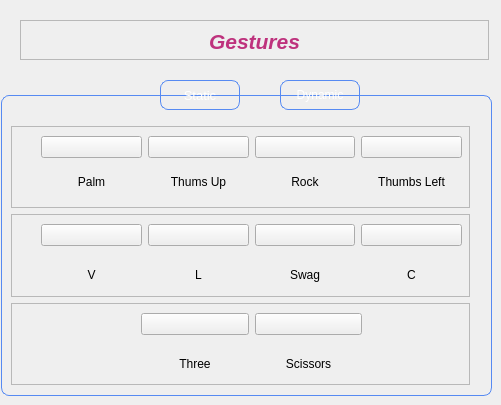
               <widget class="QWidget" name="Static_Gesture_Page">
                <widget class="QWidget" name="Gestures_Page_Widget_3" native="true">
                 <property name="geometry">
                  <rect>
                   <x>1</x>
                   <y>95</y>
                   <width>491</width>
                   <height>301</height>
                  </rect>
                 </property>
                 <property name="minimumSize">
                  <size>
                   <width>0</width>
                   <height>250</height>
                  </size>
                 </property>
                 <property name="styleSheet">
                  <string notr="true">#Gestures_Page_Widget_3
{

border: 1px solid #568AF2;
    border-radius: 8px; 
}</string>
                 </property>
                 <widget class="QFrame" name="frame_36">
                  <property name="geometry">
                   <rect>
                    <x>10</x>
                    <y>31</y>
                    <width>459</width>
                    <height>82</height>
                   </rect>
                  </property>
                  <property name="styleSheet">
                   <string notr="true"/>
                  </property>
                  <property name="frameShape">
                   <enum>QFrame::StyledPanel</enum>
                  </property>
                  <property name="frameShadow">
                   <enum>QFrame::Raised</enum>
                  </property>
                  <widget class="QWidget" name="layoutWidget_18">
                   <property name="geometry">
                    <rect>
                     <x>30</x>
                     <y>10</y>
                     <width>421</width>
                     <height>64</height>
                    </rect>
                   </property>
                   <layout class="QGridLayout" name="gridLayout_11">
                    <item row="0" column="0">
                     <widget class="QPushButton" name="pushButton_121">
                      <property name="text">
                       <string/>
                      </property>
                      <property name="icon">
                       <iconset resource="Resources.qrc">
                        <normaloff>:/Gestures/Icons2/10 hand gestures editted/0.png</normaloff>:/Gestures/Icons2/10 hand gestures editted/0.png</iconset>
                      </property>
                      <property name="iconSize">
                       <size>
                        <width>35</width>
                        <height>40</height>
                       </size>
                      </property>
                     </widget>
                    </item>
                    <item row="0" column="1">
                     <widget class="QPushButton" name="pushButton_122">
                      <property name="text">
                       <string/>
                      </property>
                      <property name="icon">
                       <iconset resource="Resources.qrc">
                        <normaloff>:/Gestures/Icons2/10 hand gestures editted/1.png</normaloff>:/Gestures/Icons2/10 hand gestures editted/1.png</iconset>
                      </property>
                      <property name="iconSize">
                       <size>
                        <width>40</width>
                        <height>40</height>
                       </size>
                      </property>
                     </widget>
                    </item>
                    <item row="0" column="2">
                     <widget class="QPushButton" name="pushButton_123">
                      <property name="text">
                       <string/>
                      </property>
                      <property name="icon">
                       <iconset resource="Resources.qrc">
                        <normaloff>:/Gestures/Icons2/10 hand gestures editted/2.png</normaloff>:/Gestures/Icons2/10 hand gestures editted/2.png</iconset>
                      </property>
                      <property name="iconSize">
                       <size>
                        <width>40</width>
                        <height>40</height>
                       </size>
                      </property>
                     </widget>
                    </item>
                    <item row="0" column="3">
                     <widget class="QPushButton" name="pushButton_124">
                      <property name="text">
                       <string/>
                      </property>
                      <property name="icon">
                       <iconset resource="Resources.qrc">
                        <normaloff>:/Gestures/Icons2/10 hand gestures editted/3.png</normaloff>:/Gestures/Icons2/10 hand gestures editted/3.png</iconset>
                      </property>
                      <property name="iconSize">
                       <size>
                        <width>40</width>
                        <height>40</height>
                       </size>
                      </property>
                     </widget>
                    </item>
                    <item row="1" column="0">
                     <widget class="QLabel" name="label_53">
                      <property name="text">
                       <string>Palm</string>
                      </property>
                      <property name="alignment">
                       <set>Qt::AlignCenter</set>
                      </property>
                     </widget>
                    </item>
                    <item row="1" column="1">
                     <widget class="QLabel" name="label_54">
                      <property name="text">
                       <string>Thums Up</string>
                      </property>
                      <property name="alignment">
                       <set>Qt::AlignCenter</set>
                      </property>
                     </widget>
                    </item>
                    <item row="1" column="2">
                     <widget class="QLabel" name="label_55">
                      <property name="text">
                       <string>Rock</string>
                      </property>
                      <property name="alignment">
                       <set>Qt::AlignCenter</set>
                      </property>
                     </widget>
                    </item>
                    <item row="1" column="3">
                     <widget class="QLabel" name="label_56">
                      <property name="text">
                       <string>Thumbs Left</string>
                      </property>
                      <property name="alignment">
                       <set>Qt::AlignCenter</set>
                      </property>
                     </widget>
                    </item>
                   </layout>
                  </widget>
                 </widget>
                 <widget class="QFrame" name="frame_37">
                  <property name="geometry">
                   <rect>
                    <x>10</x>
                    <y>119</y>
                    <width>459</width>
                    <height>83</height>
                   </rect>
                  </property>
                  <property name="styleSheet">
                   <string notr="true"/>
                  </property>
                  <property name="frameShape">
                   <enum>QFrame::StyledPanel</enum>
                  </property>
                  <property name="frameShadow">
                   <enum>QFrame::Raised</enum>
                  </property>
                  <widget class="QWidget" name="layoutWidget_19">
                   <property name="geometry">
                    <rect>
                     <x>30</x>
                     <y>10</y>
                     <width>421</width>
                     <height>74</height>
                    </rect>
                   </property>
                   <layout class="QGridLayout" name="gridLayout_12">
                    <item row="0" column="0">
                     <widget class="QPushButton" name="pushButton_125">
                      <property name="text">
                       <string/>
                      </property>
                      <property name="icon">
                       <iconset resource="Resources.qrc">
                        <normaloff>:/Gestures/Icons2/10 hand gestures editted/4.png</normaloff>:/Gestures/Icons2/10 hand gestures editted/4.png</iconset>
                      </property>
                      <property name="iconSize">
                       <size>
                        <width>45</width>
                        <height>45</height>
                       </size>
                      </property>
                     </widget>
                    </item>
                    <item row="0" column="1">
                     <widget class="QPushButton" name="pushButton_126">
                      <property name="text">
                       <string/>
                      </property>
                      <property name="icon">
                       <iconset resource="Resources.qrc">
                        <normaloff>:/Gestures/Icons2/10 hand gestures editted/5.1.png</normaloff>:/Gestures/Icons2/10 hand gestures editted/5.1.png</iconset>
                      </property>
                      <property name="iconSize">
                       <size>
                        <width>50</width>
                        <height>50</height>
                       </size>
                      </property>
                     </widget>
                    </item>
                    <item row="0" column="2">
                     <widget class="QPushButton" name="pushButton_127">
                      <property name="text">
                       <string/>
                      </property>
                      <property name="icon">
                       <iconset resource="Resources.qrc">
                        <normaloff>:/Gestures/Icons2/10 hand gestures editted/6.png</normaloff>:/Gestures/Icons2/10 hand gestures editted/6.png</iconset>
                      </property>
                      <property name="iconSize">
                       <size>
                        <width>50</width>
                        <height>50</height>
                       </size>
                      </property>
                     </widget>
                    </item>
                    <item row="0" column="3">
                     <widget class="QPushButton" name="pushButton_128">
                      <property name="text">
                       <string/>
                      </property>
                      <property name="icon">
                       <iconset resource="Resources.qrc">
                        <normaloff>:/Gestures/Icons2/10 hand gestures editted/7.png</normaloff>:/Gestures/Icons2/10 hand gestures editted/7.png</iconset>
                      </property>
                      <property name="iconSize">
                       <size>
                        <width>45</width>
                        <height>45</height>
                       </size>
                      </property>
                     </widget>
                    </item>
                    <item row="1" column="0">
                     <widget class="QLabel" name="label_57">
                      <property name="text">
                       <string>V</string>
                      </property>
                      <property name="alignment">
                       <set>Qt::AlignCenter</set>
                      </property>
                     </widget>
                    </item>
                    <item row="1" column="1">
                     <widget class="QLabel" name="label_58">
                      <property name="text">
                       <string>L</string>
                      </property>
                      <property name="alignment">
                       <set>Qt::AlignCenter</set>
                      </property>
                     </widget>
                    </item>
                    <item row="1" column="2">
                     <widget class="QLabel" name="label_59">
                      <property name="text">
                       <string>Swag</string>
                      </property>
                      <property name="alignment">
                       <set>Qt::AlignCenter</set>
                      </property>
                     </widget>
                    </item>
                    <item row="1" column="3">
                     <widget class="QLabel" name="label_60">
                      <property name="text">
                       <string>C</string>
                      </property>
                      <property name="alignment">
                       <set>Qt::AlignCenter</set>
                      </property>
                     </widget>
                    </item>
                   </layout>
                  </widget>
                 </widget>
                 <widget class="QFrame" name="frame_42">
                  <property name="geometry">
                   <rect>
                    <x>10</x>
                    <y>208</y>
                    <width>459</width>
                    <height>82</height>
                   </rect>
                  </property>
                  <property name="styleSheet">
                   <string notr="true"/>
                  </property>
                  <property name="frameShape">
                   <enum>QFrame::StyledPanel</enum>
                  </property>
                  <property name="frameShadow">
                   <enum>QFrame::Raised</enum>
                  </property>
                  <widget class="QWidget" name="layoutWidget_20">
                   <property name="geometry">
                    <rect>
                     <x>130</x>
                     <y>10</y>
                     <width>221</width>
                     <height>74</height>
                    </rect>
                   </property>
                   <layout class="QGridLayout" name="gridLayout_13">
                    <item row="0" column="0">
                     <widget class="QPushButton" name="pushButton_129">
                      <property name="text">
                       <string/>
                      </property>
                      <property name="icon">
                       <iconset resource="Resources.qrc">
                        <normaloff>:/Gestures/Icons2/10 hand gestures editted/8.png</normaloff>:/Gestures/Icons2/10 hand gestures editted/8.png</iconset>
                      </property>
                      <property name="iconSize">
                       <size>
                        <width>45</width>
                        <height>45</height>
                       </size>
                      </property>
                     </widget>
                    </item>
                    <item row="0" column="1">
                     <widget class="QPushButton" name="pushButton_130">
                      <property name="text">
                       <string/>
                      </property>
                      <property name="icon">
                       <iconset resource="Resources.qrc">
                        <normaloff>:/images/Icons2/10 hand gestures editted/9.png</normaloff>:/images/Icons2/10 hand gestures editted/9.png</iconset>
                      </property>
                      <property name="iconSize">
                       <size>
                        <width>50</width>
                        <height>50</height>
                       </size>
                      </property>
                     </widget>
                    </item>
                    <item row="1" column="0">
                     <widget class="QLabel" name="label_61">
                      <property name="text">
                       <string>Three</string>
                      </property>
                      <property name="alignment">
                       <set>Qt::AlignCenter</set>
                      </property>
                     </widget>
                    </item>
                    <item row="1" column="1">
                     <widget class="QLabel" name="label_62">
                      <property name="text">
                       <string>Scissors</string>
                      </property>
                      <property name="alignment">
                       <set>Qt::AlignCenter</set>
                      </property>
                     </widget>
                    </item>
                   </layout>
                  </widget>
                 </widget>
                </widget>
                <widget class="QPushButton" name="Dynamic_Button1">
                 <property name="geometry">
                  <rect>
                   <x>280</x>
                   <y>80</y>
                   <width>80</width>
                   <height>30</height>
                  </rect>
                 </property>
                 <property name="styleSheet">
                  <string notr="true">#Dynamic_Button1{
border: 1px solid #568AF2;
color: rgb(255, 255, 255);
    border-radius: 8px; 

}

#Dynamic_Button1:hover
{
	 color: #568AF2;
}

#Dynamic_Button1:checked
{
background-color:#3A3E47;
}</string>
                 </property>
                 <property name="text">
                  <string>Dynamic</string>
                 </property>
                 <property name="checkable">
                  <bool>true</bool>
                 </property>
                 <property name="autoExclusive">
                  <bool>true</bool>
                 </property>
                </widget>
                <widget class="QPushButton" name="Static_Button1">
                 <property name="geometry">
                  <rect>
                   <x>160</x>
                   <y>80</y>
                   <width>80</width>
                   <height>30</height>
                  </rect>
                 </property>
                 <property name="font">
                  <font>
                   <pointsize>10</pointsize>
                   <bold>false</bold>
                  </font>
                 </property>
                 <property name="styleSheet">
                  <string notr="true">

#Static_Button1{
border: 1px solid #568AF2;
color: rgb(255, 255, 255);
    border-radius: 8px; 

}

#Static_Button1:hover
{
	 color: #568AF2;
}

#Static_Button1:checked
{
background-color:#3A3E47;
}</string>
                 </property>
                 <property name="text">
                  <string>Static</string>
                 </property>
                 <property name="checkable">
                  <bool>true</bool>
                 </property>
                 <property name="checked">
                  <bool>false</bool>
                 </property>
                 <property name="autoExclusive">
                  <bool>true</bool>
                 </property>
                 <property name="autoDefault">
                  <bool>true</bool>
                 </property>
                </widget>
                <widget class="QFrame" name="frame_26">
                 <property name="geometry">
                  <rect>
                   <x>20</x>
                   <y>20</y>
                   <width>469</width>
                   <height>40</height>
                  </rect>
                 </property>
                 <property name="maximumSize">
                  <size>
                   <width>16777215</width>
                   <height>40</height>
                  </size>
                 </property>
                 <property name="styleSheet">
                  <string notr="true"/>
                 </property>
                 <property name="frameShape">
                  <enum>QFrame::StyledPanel</enum>
                 </property>
                 <property name="frameShadow">
                  <enum>QFrame::Raised</enum>
                 </property>
                 <widget class="QLabel" name="label_44">
                  <property name="geometry">
                   <rect>
                    <x>-21</x>
                    <y>10</y>
                    <width>511</width>
                    <height>22</height>
                   </rect>
                  </property>
                  <property name="maximumSize">
                   <size>
                    <width>16777215</width>
                    <height>40</height>
                   </size>
                  </property>
                  <property name="font">
                   <font>
                    <pointsize>16</pointsize>
                    <italic>true</italic>
                    <bold>true</bold>
                   </font>
                  </property>
                  <property name="styleSheet">
                   <string notr="true">color:rgb(190, 50, 125);</string>
                  </property>
                  <property name="text">
                   <string>Gestures</string>
                  </property>
                  <property name="alignment">
                   <set>Qt::AlignCenter</set>
                  </property>
                 </widget>
                </widget>
               </widget>
